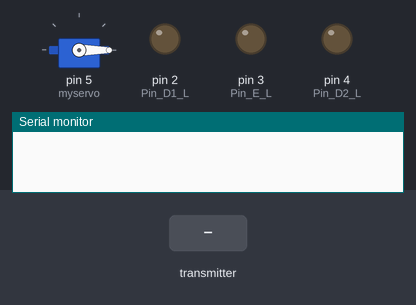
A sketch run on a simulated Arduino Uno, built with avr-gcc and run on an emulated ATmega328P. Shown: servo, output pins drawn as LEDs (lit = HIGH), the last lines printed to the serial monitor. The test bench sets the inputs (shaded band). No radio packets arrive unless stated.

Above: at 1.2 s.
1.3 s: the transmitter starts sending maju = 64
At 2.5 s:
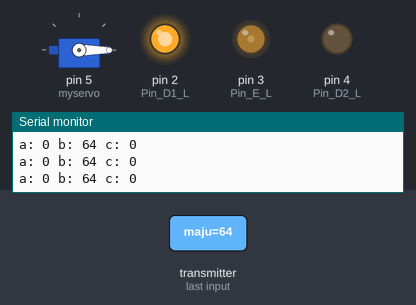
2.8 s: the transmitter starts sending maju = 128
At 3.6 s:
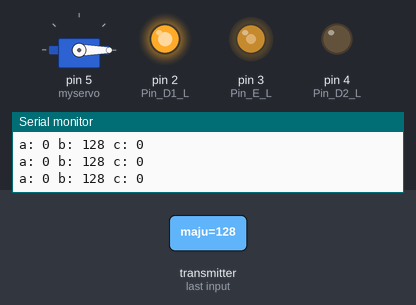
4.3 s: the transmitter starts sending maju = 255
At 4.8 s:
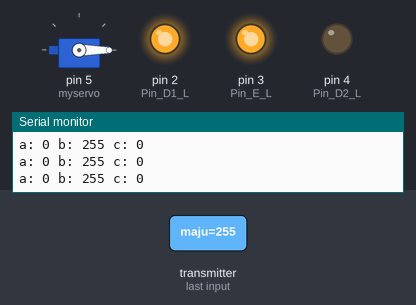
Timing chart, 0 to 7.3 s (numbered marks = the images above; inputs shaded):
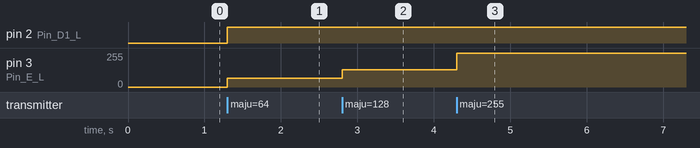

The sketch:

main.ino
```cpp
/*
  Arduino Wireless Communication Tutorial
        Example 1 - Receiver Code

  by Dejan Nedelkovski, www.HowToMechatronics.com

  Library: TMRh20/RF24, https://github.com/tmrh20/RF24/
*/

#include <SPI.h>
#include <nRF24L01.h>
#include <RF24.h>

RF24 radio(9, 10); // CE, CSN

const byte address[6] = "00001";

// Max size of this struct is 32 bytes - NRF24L01 buffer limit
struct Data_Package {
  byte servo;
  byte maju;
  byte mundur;
};

Data_Package data; //Create a variable with the above structure

void setupNRF() {
  radio.begin();
  radio.openReadingPipe(0, address);
  radio.setPALevel(RF24_PA_MIN);
  radio.startListening();
}


#define Pin_D1_L  2 //lpwm
#define Pin_D2_L  4 //rpwm
#define Pin_E_L   3 //pwm enable


#include <Servo.h>
Servo myservo;
int pos = 0;

void setup()
{
  Serial.begin(115200);
  pinMode(Pin_D1_L, OUTPUT);
  pinMode(Pin_D2_L, OUTPUT);
  pinMode(Pin_E_L, OUTPUT);
  motor_stop();
  myservo.attach(5);
  setupNRF();
}

void loop()
{
  if (radio.available()) {
    radio.read(&data, sizeof(Data_Package)); // Read the whole data and store it into the 'data' structure
    Serial.print("a: ");
    Serial.print(data.servo);
    Serial.print(" b: ");
    Serial.print(data.maju);
    Serial.print(" c: ");
    Serial.println(data.mundur);
  }

  if (data.maju > 10) {
    motor_cw(data.maju);
  }
  else if (data.mundur > 10) {
    motor_ccw(data.mundur);
  }
  else motor_stop();

  myservo.write(pos);

  //  motor_cw();     delay(1000);
  //  motor_stop();   delay(1000);
  //  motor_ccw();     delay(1000);
  //  motor_stop();   delay(1000);
  //
  //
  //  for (pos = 0; pos <= 180; pos += 1) { // goes from 0 degrees to 180 degrees
  //    // in steps of 1 degree
  //    myservo.write(pos);              // tell servo to go to position in variable 'pos'
  //    delay(15);                       // waits 15ms for the servo to reach the position
  //  }
  //  for (pos = 180; pos >= 0; pos -= 1) { // goes from 180 degrees to 0 degrees
  //    myservo.write(pos);              // tell servo to go to position in variable 'pos'
  //    delay(15);                       // waits 15ms for the servo to reach the position
  //  }
}

void motor_cw(byte speedx)
{
  analogWrite(Pin_E_L, speedx);
  digitalWrite(Pin_D1_L, HIGH);
  digitalWrite(Pin_D2_L, LOW);
}

void motor_ccw(byte speedx)
{
  analogWrite(Pin_E_L, speedx); //0-255
  digitalWrite(Pin_D1_L, LOW);
  digitalWrite(Pin_D2_L, HIGH);
}

void motor_stop()
{
  digitalWrite(Pin_D1_L, LOW);
  digitalWrite(Pin_D2_L, LOW);
  analogWrite(Pin_E_L, 0);
}
```

Measured:
- after the input at 1.3 s, pin 2 (Pin_D1_L): LOW → HIGH at once; pin 3 (Pin_E_L): 0/255 → 64/255 at once
- after the input at 2.8 s, pin 3 (Pin_E_L): 64/255 → 128/255 at once
- after the input at 4.3 s, pin 3 (Pin_E_L): 128/255 → 255/255 at once
